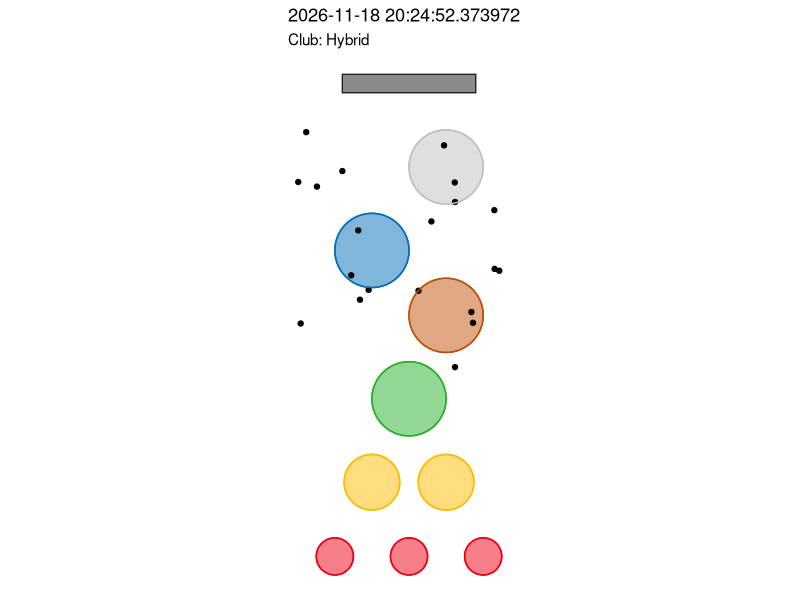
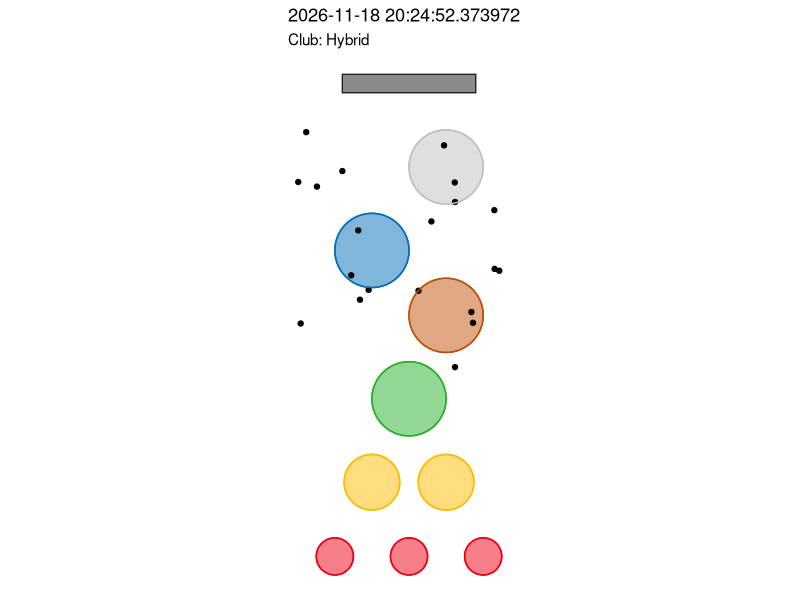

Here is the R script that generated these plots, in order:
# load packages
library(ggplot2)
library(dplyr)
library(ggforce)

# set seed
set.seed(as.numeric(Sys.time()))

#---- select club ----
clubs <-c("Driver", "3 Wood", "Hybrid",
          "4 Iron", "6 Iron", "8 Iron",
          "Pitching Wedge")

selected_club <- sample(clubs, 1)

club_lab <- paste0("Club: ", selected_club)

#---- simulate hits ----

if (selected_club == "Driver") {
  y <- runif(20, min = 8.0, max = 14)
  x <- runif(20, min = 0.0, max = 6)
  
  df <- data.frame(x,y)
}

if (selected_club == "3 Wood") {
  y <- runif(20, min = 8.0, max = 14)
  x <- runif(20, min = 0.0, max = 6)
  
  df <- data.frame(x,y)
}

if (selected_club == "Hybrid") {
  y <- runif(20, min = 6.0, max = 12.5)
  x <- runif(20, min = 0.0, max = 6)
  
  df <- data.frame(x,y)
}

if (selected_club == "4 Iron") {
  y <- runif(20, min = 8.0, max = 12.5)
  x <- runif(20, min = 0.0, max = 6)
  
  df <- data.frame(x,y)
}

if (selected_club == "6 Iron") {
  y <- runif(20, min = 4.9, max = 11.0)
  x <- runif(20, min = 0.0, max = 6)
  
  df <- data.frame(x,y)
}

if (selected_club == "8 Iron") {
  y <- runif(20, min = 4.8, max = 10.0)
  x <- runif(20, min = 0.0, max = 6)
  
  df <- data.frame(x,y)
}

if (selected_club == "Pitching Wedge") {
  y <- runif(20, min = 0.5, max = 6.0)
  x <- runif(20, min = 0.0, max = 6)
  
  df <- data.frame(x,y)
}

# load data
dat <- readr::read_csv("data/targets.csv")

#---- target colors ----
t_red <- "#F00016"

red_target <- dat %>%
  filter(color == "red")

t_yellow <- "#FFBB00"

yellow_target <- dat %>%
  filter(color == "yellow")

t_green <- "#27B028"

green_target <- dat %>%
  filter(color == "green")

t_brown <- "#BF5107"

brown_target <- dat %>%
  filter(color == "brown")

t_blue <- "#006EB4"

blue_target <- dat %>%
  filter(color == "blue")

t_white <- "#BDC1C0"

white_target <- dat %>%
  filter(color == "white")

t_trench <- "#141615"

#---- create base visual ----
tg <- ggplot() + 
  geom_circle(data = red_target, aes(x0=x, y0=y, r=size), color = t_red,
              fill = t_red, alpha = .5) +
  
  geom_circle(data = yellow_target, aes(x0=x, y0=y, r=size), color = t_yellow,
              fill = t_yellow, alpha = .5) +
  
  geom_circle(data = green_target, aes(x0=x, y0=y, r=size), color = t_green,
              fill = t_green, alpha = .5) +
  
  geom_circle(data = brown_target, aes(x0=x, y0=y, r=size), color = t_brown,
              fill = t_brown, alpha = .5) +
  
  geom_circle(data = blue_target, aes(x0=x, y0=y, r=size), color = t_blue,
              fill = t_blue, alpha = .5) +
  
  geom_circle(data = white_target, aes(x0=x, y0=y, r=size), color = t_white,
              fill = t_white, alpha = .5) +
  
  geom_rect(aes(xmin = 1.2, xmax = 4.8, ymin = 13.5, ymax = 14), fill = t_trench,
            color = t_trench, linewidth = .3, alpha = .5) +
  coord_equal() +
  theme_classic()

#---- point plot ----
# create title
title_lab <- paste0(Sys.time())

# plot
tg +
  geom_point(data = df, aes(x, y)) +
  geom_circle(data = red_target, aes(x0=x, y0=y, r=size), color = t_red) +
  
  geom_circle(data = yellow_target, aes(x0=x, y0=y, r=size), color = t_yellow) +
  
  geom_circle(data = green_target, aes(x0=x, y0=y, r=size), color = t_green) +
  
  geom_circle(data = brown_target, aes(x0=x, y0=y, r=size), color = t_brown) +
  
  geom_circle(data = blue_target, aes(x0=x, y0=y, r=size), color = t_blue) +
  
  geom_circle(data = white_target, aes(x0=x, y0=y, r=size), color = t_white) +
  
  geom_rect(aes(xmin = 1.2, xmax = 4.8, ymin = 13.5, ymax = 14),
            color = t_trench, linewidth = .3, fill = NA) +
  theme_void() +
  labs(title = title_lab,
       subtitle = club_lab)

#---- save plot ----
ggsave("plots/daily-game.png")    
unlink("Rplots.pdf")

#---- mutate {in_target} ----
df <- df |>
  mutate(in_red1 = sqrt((1 - x)^2 + (1 - y)^2) < .5,
         in_red2 = sqrt((3 - x)^2 + (1 - y)^2) < .5,
         in_red3 = sqrt((5 - x)^2 + (1 - y)^2) < .5,
         in_yellow1 = sqrt((2 - x)^2 + (3 - y)^2) < .75,
         in_yellow2 = sqrt((4 - x)^2 + (3 - y)^2) < .75,
         in_green = sqrt((3 - x)^2 + (5.25 - y)^2) < 1,
         in_brown = sqrt((4 - x)^2 + (7.5 - y)^2) < 1,
         in_blue = sqrt((2 - x)^2 + (9.25 - y)^2) < 1,
         in_white = sqrt((4 - x)^2 + (11.5 - y)^2) < .5,
         in_trench = x > 1.2 & x < 13.5 & y > 13.5 & y < 14)

#---- mutate {in_overall} ----
df |>
  mutate(anyTRUE = if_any(.cols = contains('in'), I))
